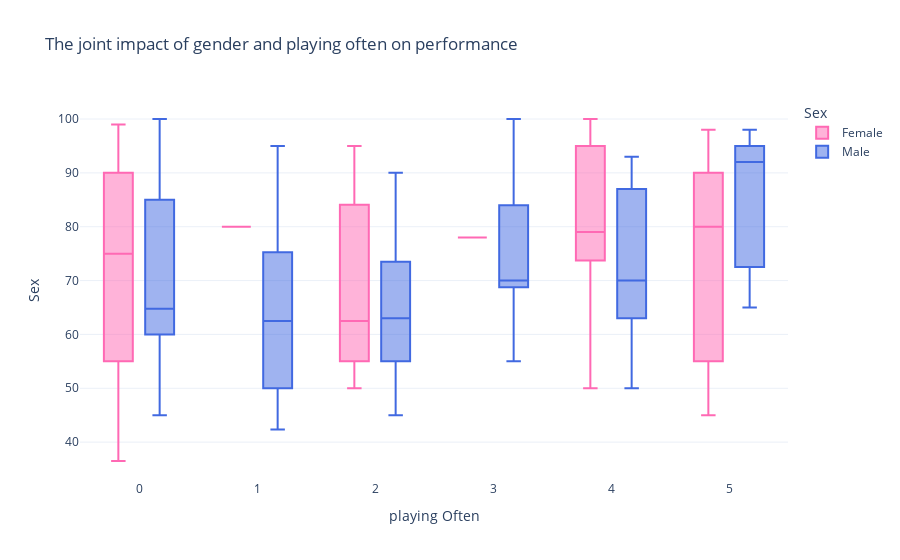

Notebook source saved alongside this figure:
### Code cell
# Gender converted to categorical labels (0=female, 1=male, assuming 0/1 represents gender in the data)
df["Sex"] = df["Sex"].map({0: "Female", 1: "Male"})

# Grouped box plot: horizontal axis represents game frequency, grouped by gender; vertical axis represents scores
fig = px.box(
    df,
    x="Playing Often",
    y="Grade",
    color="Sex",
    title="The joint impact of gender and playing often on performance",
    labels={"Playing Often": "Game Often", "Grade": "Grade", "Sex": "Sex"},
    category_orders={"Playing Often": [1, 2, 3, 4, 5]},  # Ensure that frequencies are in ordinal order
    color_discrete_map={"Female": "#FF69B4", "Male": "#4169E1"}  
)

fig.update_layout(
    boxmode="group",  
    xaxis_title="playing Often",
    yaxis_title="Sex",
    hovermode="x unified",
    template="plotly_white"
)
fig.show()

### Figure 1 — Plotly figure (JSON) as saved in the notebook; plotly's stock layout.template omitted (floating-point values rounded to 4 significant figures)
{"data": [{"alignmentgroup": "True", "hovertemplate": "Sex=Female<br>Game Often=%{x}<br>Grade=%{y}<extra></extra>", "legendgroup": "Female", "marker": {"color": "#FF69B4"}, "name": "Female", "notched": false, "offsetgroup": "Female", "orientation": "v", "showlegend": true, "type": "box", "x": [2, 0, 5, 5, 2, 5, 5, 0, 5, 0, 2, 0, 5, 0, 4, 0, 0, 4, 0, 1, 0, 4, 4, 2, 5, 4, 4, 0, 0, 0, 4, 2, 5, 0, 0, 0, 0, 5, 5, 5, 5, 4, 4, 5, 2, 3, 2, 0, 0, 5, 0, 2], "x0": " ", "xaxis": "x", "y": [77.5, 80.0, 45.0, 80.0, 55.0, 80.0, 88.0, 45.0, 98.0, 55.0, 95.0, 80.0, 95.0, 95.0, 80.0, 85.0, 99.0, 100.0, 99.0, 80.0, 55.0, 75.0, 95.0, 55.0, 65.0, 50.0, 75.0, 67.0, 55.0, 95.0, 79.0, 50.0, 50.0, 36.5, 50.0, 90.0, 90.0, 90.0, 85.0, 50.0, 93.0, 70.0, 95.0, 80.0, 90.7, 78.0, 60.0, 75.0, 70.0, 55.0, 72.5, 65.0], "y0": " ", "yaxis": "y"}, {"alignmentgroup": "True", "hovertemplate": "Sex=Male<br>Game Often=%{x}<br>Grade=%{y}<extra></extra>", "legendgroup": "Male", "marker": {"color": "#4169E1"}, "name": "Male", "notched": false, "offsetgroup": "Male", "orientation": "v", "showlegend": true, "type": "box", "x": [3, 1, 1, 1, 3, 1, 5, 4, 2, 3, 4, 5, 2, 2, 0, 1, 2, 2, 0, 3, 3, 1, 1, 1, 4, 1, 0, 5, 2, 3, 3, 1, 2, 4, 3, 5, 3, 3, 5, 4, 4, 4, 1, 1, 5, 1, 0, 0, 5, 1, 1, 3, 4, 3, 4, 1, 3, 0, 0, 2], "x0": " ", "xaxis": "x", "y": [83.0, 85.0, 60.0, 80.0, 90.0, 74.0, 95.0, 50.0, 90.0, 87.0, 70.0, 70.0, 45.0, 65.0, 45.0, 76.5, 61.0, 77.0, 90.0, 80.0, 70.0, 50.0, 69.0, 60.0, 60.0, 45.0, 70.0, 98.0, 60.0, 100.0, 65.0, 95.0, 70.0, 65.0, 70.0, 80.0, 65.0, 70.0, 92.0, 93.0, 77.0, 93.0, 55.0, 50.0, 65.0, 50.0, 60.0, 100.0, 95.0, 65.0, 68.0, 75.0, 85.0, 70.0, 64.0, 42.35, 55.0, 60.0, 64.75, 50.0], "y0": " ", "yaxis": "y"}], "layout": {"boxmode": "group", "hovermode": "x unified", "legend": {"title": {"text": "Sex"}, "tracegroupgap": 0}, "title": {"text": "The joint impact of gender and playing often on performance"}, "xaxis": {"anchor": "y", "categoryarray": [1, 2, 3, 4, 5], "categoryorder": "array", "domain": [0, 1], "title": {"text": "playing Often"}}, "yaxis": {"anchor": "x", "domain": [0, 1], "title": {"text": "Sex"}}}}
